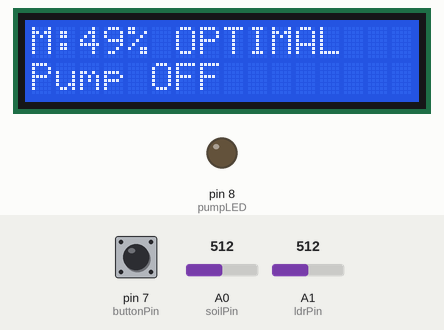
A sketch run on a simulated Arduino Uno, built with avr-gcc and run on an emulated ATmega328P. Parts: 16×2 character LCD, output pins drawn as LEDs (lit = HIGH). The inputs (shaded band) are chosen by the test bench; at power-on: A0 (soilPin) = 512, A1 (ldrPin) = 512, pin 7 (buttonPin) HIGH. What the sketch prints to the serial monitor is not drawn.

Above: at 1.2 s.
1.3 s: A0 (soilPin) set to 702
At 3.2 s:
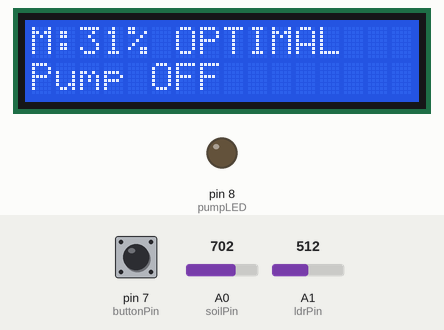
3.5 s: A0 (soilPin) set to 728
At 5.2 s:
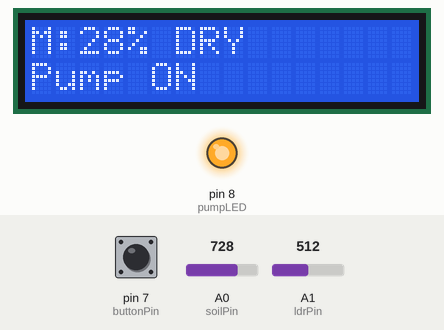
5.5 s: A1 (ldrPin) set to 413
7.3 s: A1 (ldrPin) set to 385
At 9.3 s:
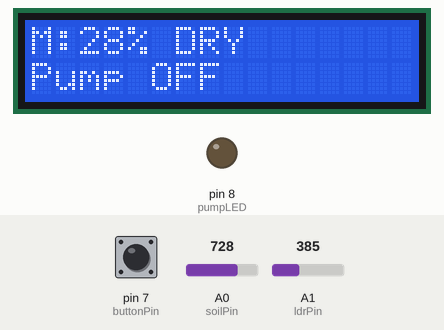
9.6 s: A0 (soilPin) set to 306
At 11.2 s:
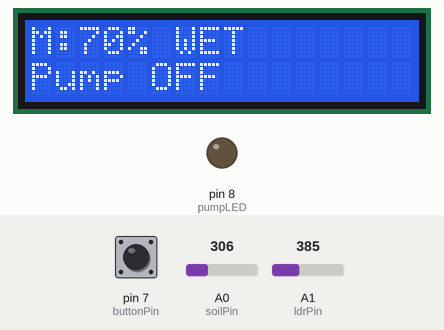
Timing chart, 0 to 12.6 s (numbered marks = the images above; inputs shaded):
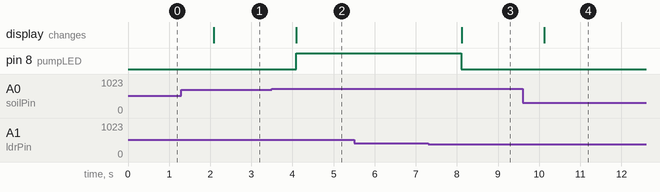

Measured:
- the behaviour switches between 716 and 717 on A0 (soilPin) (found by bisection; images 1 and 2)
- the behaviour switches between 400 and 399 on A1 (ldrPin) (found by bisection; images 2 and 3)
- after the input at 1.3 s, the display: changes after 0.78 s (image 1)
- after the input at 3.5 s, pin 8 (pumpLED): LOW → HIGH after 0.59 s; the display: changes after 0.59 s (image 2)
- after the input at 5.5 s, every drawn part: stays the same
- after the input at 7.3 s, pin 8 (pumpLED): HIGH → LOW after 0.81 s; the display: changes after 0.82 s (image 3)
- after the input at 9.6 s, the display: changes after 0.53 s (image 4)

The sketch:

watering_system.ino
```cpp
#include <LiquidCrystal.h>

LiquidCrystal lcd(12, 11, 5, 4, 3, 2);

const int soilPin = A0;
const int ldrPin = A1;

const int pumpLED = 8;
const int buttonPin = 7;

unsigned long lastWaterTime = 0;
unsigned long manualLockTime = 0;

const unsigned long lockDuration = 300000;   // 5 minutes

void setup() {

  Serial.begin(9600);

  lcd.begin(16,2);

  pinMode(pumpLED, OUTPUT);
  pinMode(buttonPin, INPUT_PULLUP);

}

void loop() {

  int soil = analogRead(soilPin);
  int ldr = analogRead(ldrPin);

  int moisture = map(soil,1023,0,0,100);

  bool raining = (ldr < 400);

  String zone;

  if(moisture < 30)
    zone="DRY";
  else if(moisture<70)
    zone="OPTIMAL";
  else
    zone="WET";

  bool manualPressed = digitalRead(buttonPin)==LOW;

  // Manual Override
  if(manualPressed && millis()-manualLockTime>lockDuration){

      digitalWrite(pumpLED,HIGH);

      lastWaterTime=millis();

      manualLockTime=millis();

      Serial.println("Manual Override Activated");

      delay(3000);

      digitalWrite(pumpLED,LOW);
  }

  // Automatic Mode
  else{

      if(zone=="DRY" && !raining){

          digitalWrite(pumpLED,HIGH);

          lastWaterTime=millis();

      }

      else{

          digitalWrite(pumpLED,LOW);

      }

  }

  lcd.clear();

  lcd.setCursor(0,0);
  lcd.print("M:");
  lcd.print(moisture);
  lcd.print("% ");

  lcd.print(zone);

  lcd.setCursor(0,1);

  if(digitalRead(pumpLED))
      lcd.print("Pump ON ");
  else
      lcd.print("Pump OFF");

  Serial.print("Moisture=");
  Serial.print(moisture);

  Serial.print("% Rain=");

  if(raining)
      Serial.print("YES");
  else
      Serial.print("NO");

  Serial.print(" Last=");
  Serial.println(lastWaterTime);

  delay(1000);
}
```
